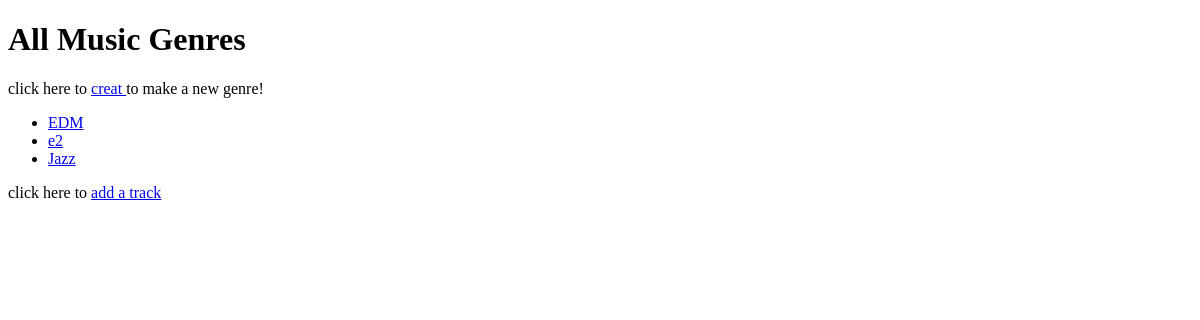
The page /genres/ on the database as committed earlier.
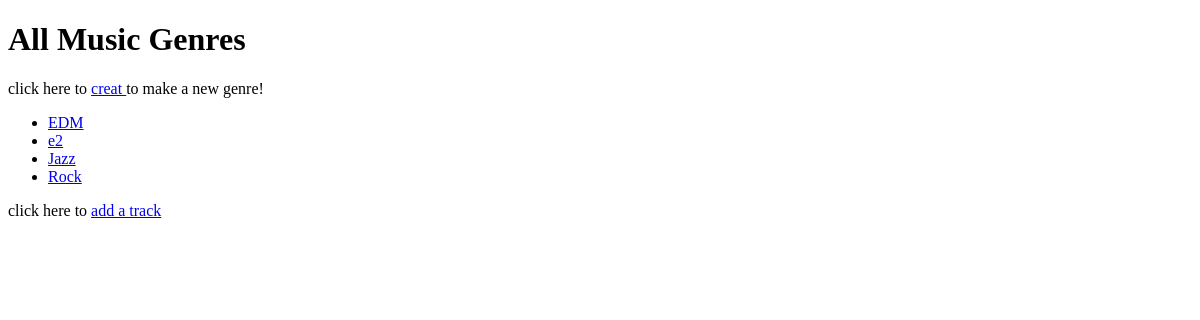
The same page on the database as committed later.
### app/models.py (models this page shows)
class Genre(models.Model):
    name = models.CharField(max_length= 50, null= False, unique= True, primary_key=True) # the genre name is the primary key
    creation_date = models.DateField(auto_now_add= False, null= False)
    description = models.CharField(max_length= 200, null = True)

### app/views.py (the view)
# urls.py: path('genres/', genres),
def genres(request):
    genres = Genre.objects.all() # gets all the objects (in a list) ! .all() will be a list!
    return render(request, 'genres.html', {'genres_list': genres})

### app/templates/genres.html (shortened to what this page needs)
<!DOCTYPE html>
<html lang="en">
<head>
</head>
<body>
<h1> All Music Genres </h1>
<p> click here to <a href='/genres/create/'> creat </a> to make a new genre!</p>
<ul>
    {% for genre in genres_list %}
    <li> <a href='/genres/{{genre.pk}}/'> {{genre.name}} </a> </li>
    {% endfor %}
</ul>
<p> click here to <a href='/add_track/'>  add a track </a> </p>
</body>
</html>

Rows that differ between the two databases and show on the page:
added Genre: name "Rock"
